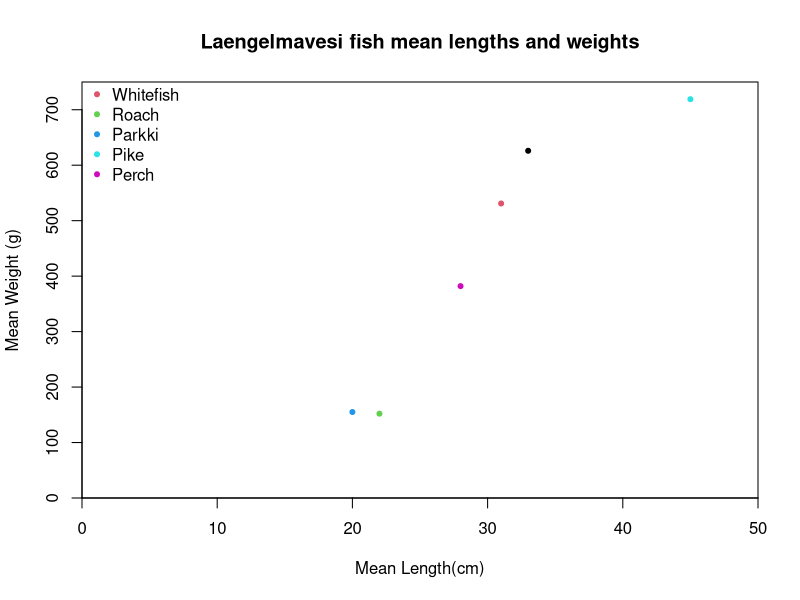

R code for this plot:
# Amanda Hart
# BioStatsII Lab 2

# Create 2x2 matrix
Amat <- matrix(1:4, nrow=2, ncol=2)
print(Amat)

# Create 2x3 matrix
Bmat <- matrix(5:10, nrow=2, ncol=3)
print(Bmat)

# Combine Amat and Bmat into 2x5 matrix
Cmat <- cbind(Amat, Bmat)
print(Cmat)

# Combine Amat and Bmat into 5X2 matrix, use transpose function t()
Dmat <- t(Cmat)
print(Dmat)

# Create xfactor so 1 is immature, 2 is mature
maturity <- c(1,1,2,1,2,2,2,1,1,1)
xfactor <- factor(maturity, labels=c("immature", "mature"))
print(xfactor)

# Create list data containing Amat, Bmat, xfactor
data <- list(Amat, Bmat, xfactor)
print(data)

# Extract first row of Amat from data list= data[[# of item in list]][item#]
data[[1]][1,]

data[[2]][1,1] <- NA
print(data)


#### Question 2
setwd("/Users/arhart/Research/BioStatsIICoding")
# Read in Laengelmavesi2.csv data file
data <- read.csv("Laengelmavesi2.csv", header=TRUE)
print(data)

# Display number of observations for each fish
summary (data$species)

# Find mean length, weight, height 
Means <- colMeans(data[,2:4], na.rm=TRUE)
print(Means)

# Find range of Perch lengths
PerchLength <- subset(data$length, data$species=="Perch")
range(PerchLength, na.rm=TRUE)

# Mean length of fish with weight greater than 1000g
# May calculate just values of weight greater than 1000: data$weight[data$weight > 1000]
# This produces a list of lengths associated with weights over 1000
Lengths <- data[data$weight > 1000, colnames(data)=="length"]
mean(Lengths, na.rm=TRUE)

# Mean length for each species
#make list of species
# partition length between species
# Mean


#### Question 3
setwd("/Users/arhart/Research/BioStatsIICoding")
# Read in Laengelmavesi2.csv data file
data <- read.csv("Laengelmavesi.csv", header=TRUE)
print(data)

# Steve had a graph like this in class: plot(data)
plot(x=data$length, y=data$weight, xlab="Mean Length(cm)", ylab="Mean Weight (g)", main="Laengelmavesi fish mean lengths and weights", xlim=c(0,50), ylim=c(0,750), xaxs="i", yaxs="i", pch=20, col=1:6 )
legend(x=0,y=800, legend= data$species, pch=20, bty="n", col=1:6)
#get 0 to cross at same place, change size of words